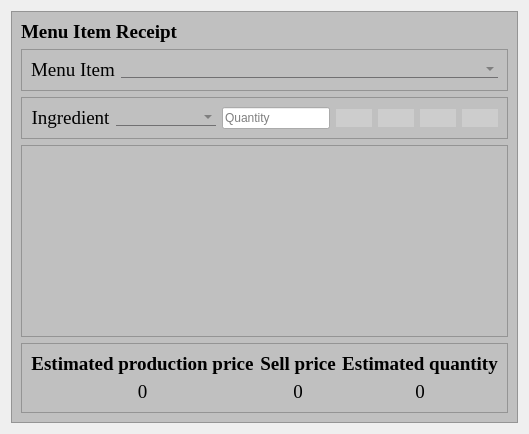
               <widget class="QWidget" name="page_productReceipt">
                <layout class="QGridLayout" name="gridLayout_14">
                 <item row="0" column="0">
                  <widget class="QFrame" name="frame_6">
                   <property name="styleSheet">
                    <string notr="true">QFrame
{
	background-color: rgb(192, 192, 192)
}

QGroupBox
{
	background-color: rgb(192, 192, 192)
}

QPushButton
{ 
	
	alternate-background-color: rgb(255, 255, 255);
	background: rgba(225, 225, 225, 100);
	border-width: 2px;
    border-radius: 10px;
	qproperty-iconSize: 32px 32px;
	border-style: dashed;
 }

QPushButton:hover
{
	background: rgba(225, 225, 225, 180);
	border-style: dashed;
}

QPushButton:pressed
{
	background: rgba(75, 75, 75, 180);
	border-style: inset;
}




QComboBox
{
	background: transparent;
	color: rgb(88, 88, 88);
	border: none;
	border-bottom: 1px solid #717072;
	font: 14pt &quot;MS Shell Dlg 2&quot;;
}</string>
                   </property>
                   <property name="frameShape">
                    <enum>QFrame::StyledPanel</enum>
                   </property>
                   <property name="frameShadow">
                    <enum>QFrame::Raised</enum>
                   </property>
                   <layout class="QVBoxLayout" name="verticalLayout_48">
                    <item>
                     <widget class="QLabel" name="l_productReceiptSelection">
                      <property name="font">
                       <font>
                        <family>Times New Roman</family>
                        <pointsize>14</pointsize>
                        <weight>75</weight>
                        <bold>true</bold>
                       </font>
                      </property>
                      <property name="text">
                       <string>Menu Item Receipt</string>
                      </property>
                     </widget>
                    </item>
                    <item>
                     <widget class="QFrame" name="frame_14">
                      <property name="frameShape">
                       <enum>QFrame::StyledPanel</enum>
                      </property>
                      <property name="frameShadow">
                       <enum>QFrame::Sunken</enum>
                      </property>
                      <layout class="QGridLayout" name="gridLayout_22">
                       <item row="2" column="0">
                        <widget class="QLabel" name="l_ingredient_2">
                         <property name="sizePolicy">
                          <sizepolicy hsizetype="Preferred" vsizetype="Preferred">
                           <horstretch>0</horstretch>
                           <verstretch>0</verstretch>
                          </sizepolicy>
                         </property>
                         <property name="font">
                          <font>
                           <family>Times New Roman</family>
                           <pointsize>14</pointsize>
                          </font>
                         </property>
                         <property name="text">
                          <string>Menu Item</string>
                         </property>
                         <property name="alignment">
                          <set>Qt::AlignCenter</set>
                         </property>
                         <property name="margin">
                          <number>5</number>
                         </property>
                        </widget>
                       </item>
                       <item row="2" column="1">
                        <widget class="QComboBox" name="cb_productReceiptMenuItem">
                         <property name="sizePolicy">
                          <sizepolicy hsizetype="MinimumExpanding" vsizetype="Fixed">
                           <horstretch>0</horstretch>
                           <verstretch>0</verstretch>
                          </sizepolicy>
                         </property>
                        </widget>
                       </item>
                      </layout>
                     </widget>
                    </item>
                    <item>
                     <widget class="QFrame" name="frame_8">
                      <property name="inputMethodHints">
                       <set>Qt::ImhDigitsOnly</set>
                      </property>
                      <property name="frameShape">
                       <enum>QFrame::StyledPanel</enum>
                      </property>
                      <property name="frameShadow">
                       <enum>QFrame::Sunken</enum>
                      </property>
                      <layout class="QGridLayout" name="gridLayout_15">
                       <item row="1" column="3">
                        <widget class="QPushButton" name="btn_productReceiptAdd">
                         <property name="text">
                          <string/>
                         </property>
                         <property name="icon">
                          <iconset resource="../resource/resource.qrc">
                           <normaloff>:/Simple icons/simple_icons/fi-rr-add.svg</normaloff>:/Simple icons/simple_icons/fi-rr-add.svg</iconset>
                         </property>
                         <property name="iconSize">
                          <size>
                           <width>32</width>
                           <height>32</height>
                          </size>
                         </property>
                        </widget>
                       </item>
                       <item row="1" column="1">
                        <widget class="QComboBox" name="cb_productReceiptIngredientName">
                         <property name="sizePolicy">
                          <sizepolicy hsizetype="MinimumExpanding" vsizetype="Fixed">
                           <horstretch>0</horstretch>
                           <verstretch>0</verstretch>
                          </sizepolicy>
                         </property>
                        </widget>
                       </item>
                       <item row="1" column="5">
                        <widget class="QPushButton" name="btn_productReceiptRemove">
                         <property name="enabled">
                          <bool>false</bool>
                         </property>
                         <property name="text">
                          <string/>
                         </property>
                         <property name="icon">
                          <iconset resource="../resource/resource.qrc">
                           <normaloff>:/Simple icons/simple_icons/fi-rr-cross-circle.svg</normaloff>:/Simple icons/simple_icons/fi-rr-cross-circle.svg</iconset>
                         </property>
                         <property name="iconSize">
                          <size>
                           <width>32</width>
                           <height>32</height>
                          </size>
                         </property>
                        </widget>
                       </item>
                       <item row="1" column="2">
                        <widget class="QLineEdit" name="le_productReceiptIngredientQuantity">
                         <property name="sizePolicy">
                          <sizepolicy hsizetype="Preferred" vsizetype="Fixed">
                           <horstretch>0</horstretch>
                           <verstretch>0</verstretch>
                          </sizepolicy>
                         </property>
                         <property name="inputMethodHints">
                          <set>Qt::ImhDigitsOnly|Qt::ImhFormattedNumbersOnly</set>
                         </property>
                         <property name="placeholderText">
                          <string>Quantity</string>
                         </property>
                         <property name="clearButtonEnabled">
                          <bool>true</bool>
                         </property>
                        </widget>
                       </item>
                       <item row="1" column="4">
                        <widget class="QPushButton" name="btn_productReceiptEdit">
                         <property name="enabled">
                          <bool>false</bool>
                         </property>
                         <property name="text">
                          <string/>
                         </property>
                         <property name="icon">
                          <iconset resource="../resource/resource.qrc">
                           <normaloff>:/Simple icons/simple_icons/fi-rr-edit.svg</normaloff>:/Simple icons/simple_icons/fi-rr-edit.svg</iconset>
                         </property>
                         <property name="iconSize">
                          <size>
                           <width>32</width>
                           <height>32</height>
                          </size>
                         </property>
                        </widget>
                       </item>
                       <item row="1" column="0">
                        <widget class="QLabel" name="l_ingredient">
                         <property name="sizePolicy">
                          <sizepolicy hsizetype="Preferred" vsizetype="Preferred">
                           <horstretch>0</horstretch>
                           <verstretch>0</verstretch>
                          </sizepolicy>
                         </property>
                         <property name="font">
                          <font>
                           <family>Times New Roman</family>
                           <pointsize>14</pointsize>
                          </font>
                         </property>
                         <property name="text">
                          <string>Ingredient</string>
                         </property>
                         <property name="alignment">
                          <set>Qt::AlignCenter</set>
                         </property>
                         <property name="margin">
                          <number>5</number>
                         </property>
                        </widget>
                       </item>
                       <item row="1" column="6">
                        <widget class="QPushButton" name="btn_productReceiptClear">
                         <property name="enabled">
                          <bool>true</bool>
                         </property>
                         <property name="text">
                          <string/>
                         </property>
                         <property name="icon">
                          <iconset resource="../resource/resource.qrc">
                           <normaloff>:/Simple icons/simple_icons/fi-rr-broom.svg</normaloff>:/Simple icons/simple_icons/fi-rr-broom.svg</iconset>
                         </property>
                         <property name="iconSize">
                          <size>
                           <width>32</width>
                           <height>32</height>
                          </size>
                         </property>
                        </widget>
                       </item>
                      </layout>
                     </widget>
                    </item>
                    <item>
                     <widget class="QTableWidget" name="tw_productReceiptIngredientList">
                      <property name="font">
                       <font>
                        <family>Times New Roman</family>
                        <pointsize>22</pointsize>
                       </font>
                      </property>
                      <property name="selectionBehavior">
                       <enum>QAbstractItemView::SelectRows</enum>
                      </property>
                     </widget>
                    </item>
                    <item>
                     <widget class="QFrame" name="frame_31">
                      <property name="frameShape">
                       <enum>QFrame::StyledPanel</enum>
                      </property>
                      <property name="frameShadow">
                       <enum>QFrame::Sunken</enum>
                      </property>
                      <layout class="QGridLayout" name="gridLayout_23">
                       <item row="2" column="2">
                        <widget class="QLabel" name="l_ingredient_7">
                         <property name="sizePolicy">
                          <sizepolicy hsizetype="Preferred" vsizetype="Preferred">
                           <horstretch>0</horstretch>
                           <verstretch>0</verstretch>
                          </sizepolicy>
                         </property>
                         <property name="font">
                          <font>
                           <family>Times New Roman</family>
                           <pointsize>14</pointsize>
                           <weight>75</weight>
                           <bold>true</bold>
                          </font>
                         </property>
                         <property name="text">
                          <string>Sell price</string>
                         </property>
                         <property name="alignment">
                          <set>Qt::AlignCenter</set>
                         </property>
                         <property name="margin">
                          <number>5</number>
                         </property>
                        </widget>
                       </item>
                       <item row="2" column="0">
                        <widget class="QLabel" name="l_ingredient_5">
                         <property name="sizePolicy">
                          <sizepolicy hsizetype="Preferred" vsizetype="Preferred">
                           <horstretch>0</horstretch>
                           <verstretch>0</verstretch>
                          </sizepolicy>
                         </property>
                         <property name="font">
                          <font>
                           <family>Times New Roman</family>
                           <pointsize>14</pointsize>
                           <weight>75</weight>
                           <bold>true</bold>
                          </font>
                         </property>
                         <property name="text">
                          <string>Estimated production price</string>
                         </property>
                         <property name="alignment">
                          <set>Qt::AlignCenter</set>
                         </property>
                         <property name="margin">
                          <number>5</number>
                         </property>
                        </widget>
                       </item>
                       <item row="2" column="3">
                        <widget class="QLabel" name="l_ingredient_8">
                         <property name="sizePolicy">
                          <sizepolicy hsizetype="Preferred" vsizetype="Preferred">
                           <horstretch>0</horstretch>
                           <verstretch>0</verstretch>
                          </sizepolicy>
                         </property>
                         <property name="font">
                          <font>
                           <family>Times New Roman</family>
                           <pointsize>14</pointsize>
                           <weight>75</weight>
                           <bold>true</bold>
                          </font>
                         </property>
                         <property name="text">
                          <string>Estimated quantity</string>
                         </property>
                         <property name="alignment">
                          <set>Qt::AlignCenter</set>
                         </property>
                         <property name="margin">
                          <number>5</number>
                         </property>
                        </widget>
                       </item>
                       <item row="3" column="3">
                        <widget class="QLabel" name="l_productReceiptQuantity">
                         <property name="sizePolicy">
                          <sizepolicy hsizetype="Preferred" vsizetype="Preferred">
                           <horstretch>0</horstretch>
                           <verstretch>0</verstretch>
                          </sizepolicy>
                         </property>
                         <property name="font">
                          <font>
                           <family>Times New Roman</family>
                           <pointsize>14</pointsize>
                          </font>
                         </property>
                         <property name="text">
                          <string>0</string>
                         </property>
                         <property name="alignment">
                          <set>Qt::AlignCenter</set>
                         </property>
                         <property name="margin">
                          <number>5</number>
                         </property>
                        </widget>
                       </item>
                       <item row="3" column="2">
                        <widget class="QLabel" name="l_productReceiptPrice">
                         <property name="sizePolicy">
                          <sizepolicy hsizetype="Preferred" vsizetype="Preferred">
                           <horstretch>0</horstretch>
                           <verstretch>0</verstretch>
                          </sizepolicy>
                         </property>
                         <property name="font">
                          <font>
                           <family>Times New Roman</family>
                           <pointsize>14</pointsize>
                          </font>
                         </property>
                         <property name="text">
                          <string>0</string>
                         </property>
                         <property name="alignment">
                          <set>Qt::AlignCenter</set>
                         </property>
                         <property name="margin">
                          <number>5</number>
                         </property>
                        </widget>
                       </item>
                       <item row="3" column="0">
                        <widget class="QLabel" name="l_productReceiptEstimatedProductionPrice">
                         <property name="sizePolicy">
                          <sizepolicy hsizetype="Preferred" vsizetype="Preferred">
                           <horstretch>0</horstretch>
                           <verstretch>0</verstretch>
                          </sizepolicy>
                         </property>
                         <property name="font">
                          <font>
                           <family>Times New Roman</family>
                           <pointsize>14</pointsize>
                          </font>
                         </property>
                         <property name="text">
                          <string>0</string>
                         </property>
                         <property name="alignment">
                          <set>Qt::AlignCenter</set>
                         </property>
                         <property name="margin">
                          <number>5</number>
                         </property>
                        </widget>
                       </item>
                      </layout>
                     </widget>
                    </item>
                   </layout>
                  </widget>
                 </item>
                </layout>
               </widget>
